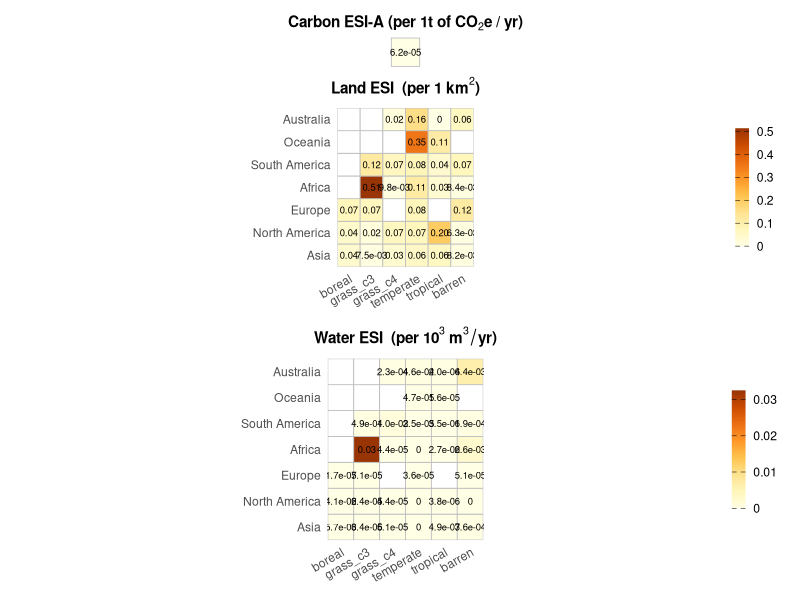
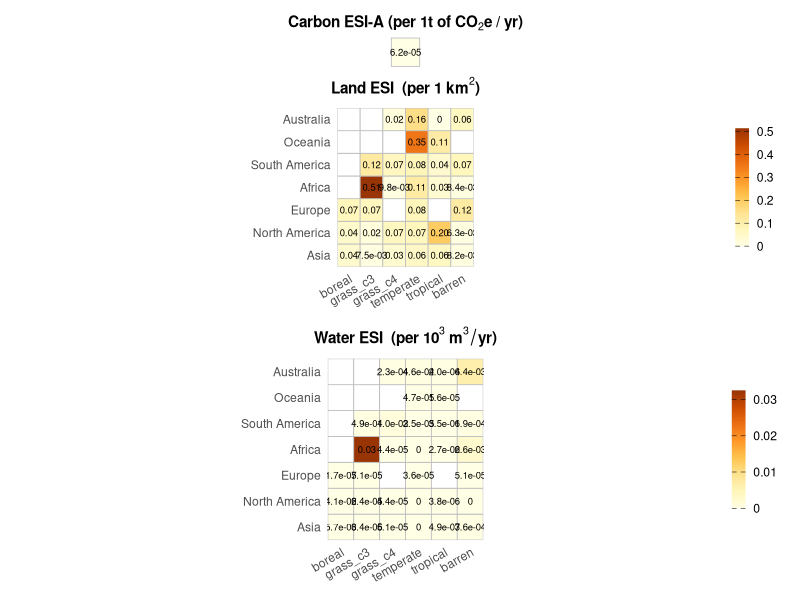

The R script that drew these images, in order:
## ---- chunk 1

library(ggplot2)
library(tidyverse)
library(tibble)
library(patchwork)

df <- read_csv("esi_coefficients.csv")
df <- df |> rename(pft = 1, regions = 2, land_esi = 3, water_esi = 4, carbon_esi = 5) 

pft_levels  <- c("boreal","grass_c3","grass_c4","temperate","tropical","barren")
reg_levels  <- c("Asia","North America","Europe","Africa",
                 "South America","Oceania","Australia")

df <- df |>
  mutate(
    pft        = factor(pft, levels = pft_levels),
    regions    = factor(regions, levels = reg_levels)
  )

coulimpact <- colorRampPalette(c("#FFFFE5","#FFF7BC","#FEE391","#FEC44F",
                                 "#FE9929","#EC7014","#CC4C02","#993404"))(100)

# numbers format
sci_lab <- function(v)
  ifelse(is.na(v), "",
  ifelse(v == 0, "0",
  ifelse(abs(v) < 0.01, formatC(v, format = "e", digits = 1),   # scientific only if < 0.01
                        formatC(v, format = "f", digits = 2))))  # else plain 2-dp

carbon_val <- mean(df$carbon_esi) ## carbon_esi coefficient is the same across veg_types

bar_lab <- function(x) ifelse(x == 0, "0", formatC(x, format = "g", digits = 1)) # scientific notation for legend scale

## ---- chunk 2
library(patchwork)

# each panel builds its OWN scale (own limits + own colourbar)
heat_map <- function(valcol, title) {
  vmax <- max(df[[valcol]], na.rm = TRUE)
  ggplot(df, aes(pft, regions, fill = .data[[valcol]])) +
    geom_tile(colour = "grey75", linewidth = 0.3) +
    geom_text(aes(label = sci_lab(.data[[valcol]])), size = 2.4) +
    scale_fill_gradientn(colours = coulimpact, limits = c(0, vmax), na.value = "white",
                         labels = bar_lab, name = NULL,
                         guide = guide_colourbar(barheight = unit(3, "cm"), barwidth = unit(0.35, "cm"),
                                                 ticks.colour = "black", frame.colour = NA)) +
    scale_x_discrete(expand = c(0,0)) + scale_y_discrete(expand = c(0,0)) +
    coord_equal() + labs(title = title, x = NULL, y = NULL) +
    theme_minimal(base_size = 11) +
    theme(plot.title = element_text(hjust = .5, size = 11, face = "bold"),
          axis.text.x = element_text(angle = 30, hjust = 1),
          panel.grid = element_blank(), legend.position = "right")
}

p_c <- ggplot(tibble(x = "c", y = "c", value = carbon_val), aes(x, y, fill = value)) +
  geom_tile(colour = "grey75", linewidth = 0.3, fill= "#FFFFE5") +
  geom_text(aes(label = sci_lab(value)), size = 2.4) +
  coord_equal() + labs(title = expression(bold("Carbon ESI-A (per 1t of CO"[2]*"e / yr)")), x = NULL, y = NULL) +
  theme_void(base_size = 11) +
  theme(plot.title = element_text(hjust = .5, size = 11, face = "bold"),
        legend.position = "none")

p_l <- heat_map("land_esi",  expression(bold("Land ESI  (per 1 km"^2*")")))
p_w <- heat_map("water_esi", expression(bold("Water ESI  (per 10"^3~"m"^3/yr*")")))

combined <- (p_c / p_l / p_w) +
  plot_layout(heights = c(1.5, 7, 8))

print(combined)
## ---- chunk 3

ggsave("esi_combined_ownscales_updated.png", combined, width = 7, height = 9, dpi = 300, bg = "white")
